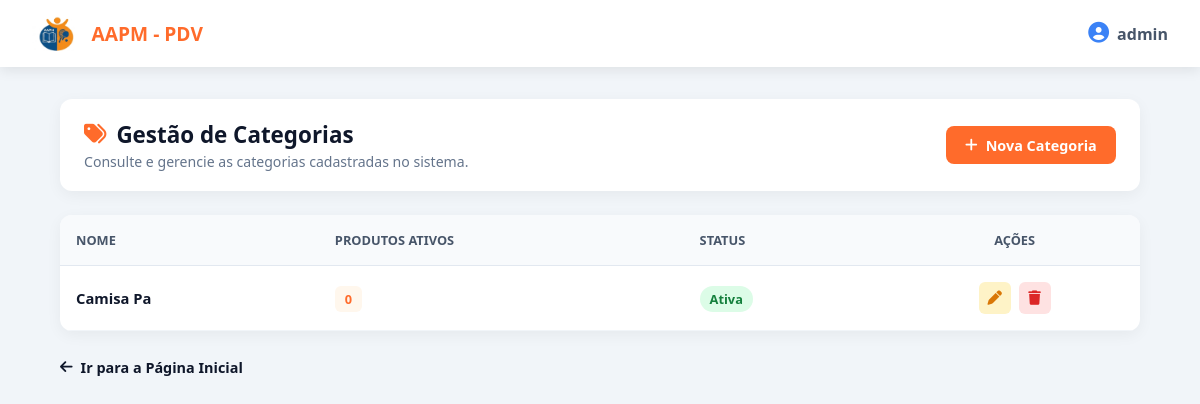
The page /categorias/ (signed in) on the database its author committed.
### app/models/categoria.py (models this page shows)
class Categoria(Base):
    __tablename__ = "categorias"
    id = Column(Integer, primary_key=True, autoincrement=True, index=True)
    nome = Column(String(100), nullable=False, unique=True)
    ativo = Column(Boolean, default=True)
    produtos = relationship("Produto", back_populates="categoria", lazy="select")

### app/controllers/categoria_controller.py (the view)
@router.get("/")
def listar_categorias(
    request: Request,
    db: Session = Depends(get_db),
    admin = Depends(get_admin)
):
    categorias = db.query(Categoria).order_by(Categoria.nome).all()
    return templates.TemplateResponse(
        request,
        "categorias/index.html",
        {
            "request":    request,
            "usuario":    admin,
            "categorias": categorias,
        }
    )

### app/templates/categorias/index.html (shortened to what this page needs)
<!DOCTYPE html>
<html lang="pt-BR">
<head>
    <link rel="stylesheet" href="/static/css/categorias.css">
    <link rel="stylesheet" href="https://cdnjs.cloudflare.com/ajax/libs/font-awesome/6.4.0/css/all.min.css">
</head>
<body>
    <header class="app-header">
        <div class="header-brand">
            <img src="/static/img/logo.png" alt="Logo AAPM" class="header-logo">
            <span>AAPM - PDV</span>
        </div>
        <div class="header-user">
            <i class="fa-solid fa-circle-user"></i>
            <span>
                {% if usuario and usuario.username %}
                    {{ usuario.username }}
                {% else %}
                    admin
                {% endif %}
            </span>
        </div>
    </header>
    <main class="app-main">
        <section class="page-card header-card">
            <div class="title-group">
                <h2><i class="fa-solid fa-tags"></i> Gestão de Categorias</h2>
                <p>Consulte e gerencie as categorias cadastradas no sistema.</p>
            </div>
            <a href="/categorias/nova" class="btn-primary">
                <i class="fa-solid fa-plus"></i> Nova Categoria
            </a>
        </section>
        <section class="page-card table-card">
            <table class="custom-table">
                <thead>
                    <tr>
                        <th>NOME</th>
                        <th>PRODUTOS ATIVOS</th>
                        <th>STATUS</th>
                        <th style="text-align: center;">AÇÕES</th>
                    </tr>
                </thead>
                <tbody>
                    {% for cat in categorias %}
                    <tr>
                        <td class="col-name">{{ cat.nome }}</td>
                        <td>
                            <span class="badge-cat">
                                {{ cat.produtos | selectattr("ativo") | list | length if cat.produtos else 0 }}
                            </span>
                        </td>
                        <td>
                            {% if cat.ativo %}
                                <span class="badge-stock stock-ok">Ativa</span>
                            {% else %}
                                <span class="badge-stock stock-low">Inativa</span>
                            {% endif %}
                        </td>
                        <td>
                            <div class="actions-wrapper">
                                <a href="/categorias/{{ cat.id }}/editar" class="btn-icon edit" title="Editar">
                                    <i class="fa-solid fa-pen"></i>
                                </a>
                                <a href="/categorias/{{ cat.id }}/deletar"
                                   class="btn-icon delete"
                                   title="Excluir"
                                   onclick="return confirm('Tem certeza que deseja apagar a categoria {{ cat.nome }}?');">
                                    <i class="fa-solid fa-trash"></i>
                                </a>
                            </div>
                        </td>
                    </tr>
                    {% endfor %}
                </tbody>
            </table>
        </section>
        <div>
            <a href="/" style="text-decoration: none; color: #0f172a; font-weight: 600; font-size: 0.9rem; display: inline-flex; align-items: center; gap: 8px;">
                <i class="fa-solid fa-arrow-left"></i> Ir para a Página Inicial
            </a>
        </div>
    </main>
</body>
</html>

### app/static/CSS/categorias.css (style rules this page uses)
* { margin: 0; padding: 0; box-sizing: border-box; font-family: 'Segoe UI', Tahoma, Geneva, Verdana, sans-serif; }
body { background-color: #f1f5f9; color: #1e293b; min-height: 100vh; display: flex; flex-direction: column; }
.app-header { background-color: #ffffff; padding: 1rem 2rem; display: flex; justify-content: space-between; align-items: center; box-shadow: 0 4px 12px rgba(0, 0, 0, 0.08); }
.header-brand { display: flex; align-items: center; gap: 12px; font-weight: 800; font-size: 1.2rem; color: #ff6b2b; }
.header-logo { height: 35px; width: auto; }
.header-user { display: flex; align-items: center; gap: 8px; color: #475569; font-weight: 600; }
.header-user i { font-size: 1.3rem; color: #3b82f6; }
.app-main { max-width: 1100px; width: 90%; margin: 2rem auto; display: flex; flex-direction: column; gap: 1.5rem; }
.page-card { background-color: #ffffff; border-radius: 12px; padding: 1.25rem 1.5rem; box-shadow: 0 4px 15px rgba(0, 0, 0, 0.05); }
.header-card { display: flex; justify-content: space-between; align-items: center; }
.title-group h2 { font-size: 1.4rem; color: #0f172a; display: flex; align-items: center; gap: 10px; margin-bottom: 2px; }
.title-group h2 i { color: #ff6b2b; }
.title-group p { color: #64748b; font-size: 0.88rem; }
.btn-primary { background-color: #ff6b2b; color: #ffffff; padding: 0.6rem 1.2rem; border-radius: 8px; text-decoration: none; font-weight: 700; font-size: 0.9rem; display: inline-flex; align-items: center; gap: 8px; transition: background-color 0.2s; }
.table-card { padding: 0; overflow: hidden; }
.custom-table { width: 100%; border-collapse: collapse; text-align: left; }
.custom-table th { background-color: #f8fafc; color: #475569; padding: 1rem; font-size: 0.8rem; text-transform: uppercase; border-bottom: 1px solid #e2e8f0; }
.custom-table td { padding: 1rem; border-bottom: 1px solid #f1f5f9; vertical-align: middle; font-size: 0.92rem; }
.col-name { font-weight: 600; color: #0f172a; }
.badge-cat { background-color: #fff7ed; color: #ff6b2b; padding: 4px 10px; border-radius: 6px; font-size: 0.8rem; font-weight: 700; }
.badge-stock { padding: 4px 10px; border-radius: 20px; font-size: 0.8rem; font-weight: 700; }
.badge-stock.stock-ok { background-color: #dcfce7; color: #15803d; }
.actions-wrapper { display: flex; gap: 8px; justify-content: center; }
.btn-icon { width: 32px; height: 32px; border-radius: 6px; display: flex; align-items: center; justify-content: center; text-decoration: none; font-size: 0.9rem; }
.btn-icon.edit { background-color: #fef3c7; color: #d97706; }
.btn-icon.delete { background-color: #fee2e2; color: #dc2626; }

### rows shown on the page
Categoria: nome "Camisa Pa", produtos|selectattr "0", ativo "Ativa"
